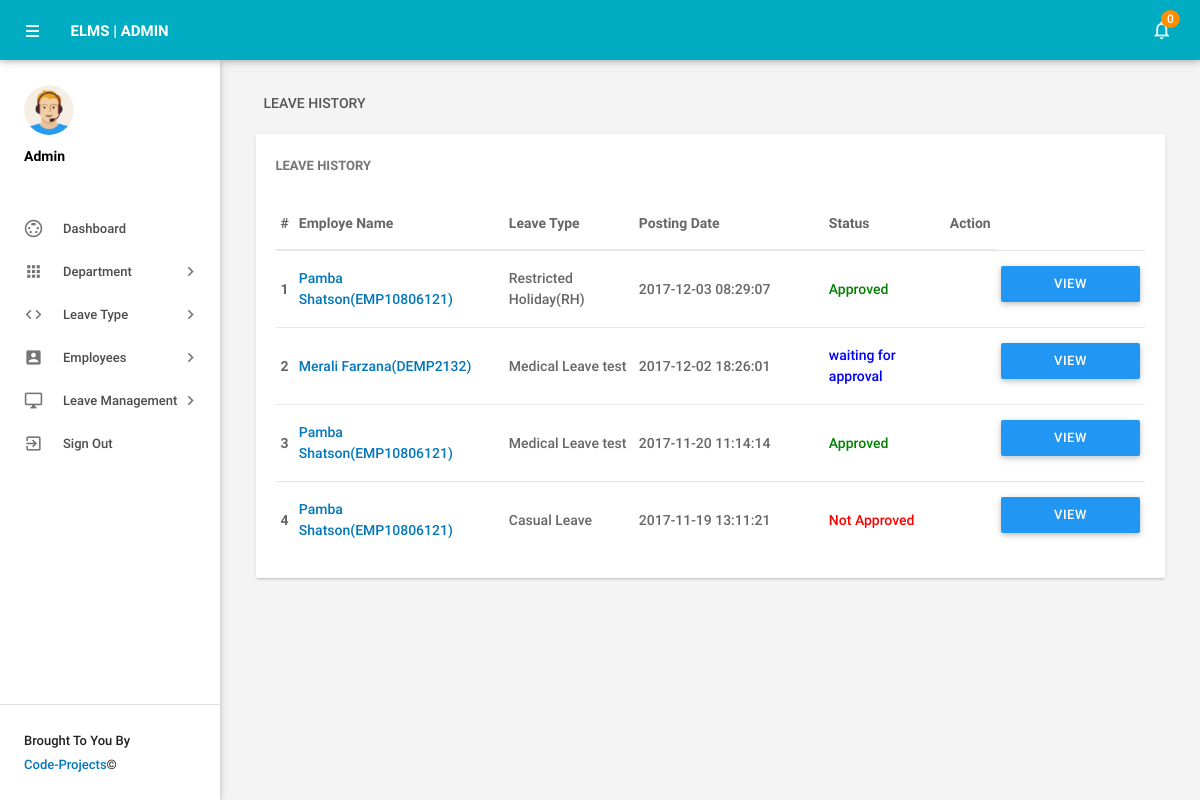
The page /admin/leaves.php (signed in) on the database its author committed.
### tables this page shows
CREATE TABLE IF NOT EXISTS `tblleaves` (
  `id` int(11) NOT NULL,
  `LeaveType` varchar(110) NOT NULL,
  `ToDate` varchar(120) NOT NULL,
  `FromDate` varchar(120) NOT NULL,
  `Description` mediumtext NOT NULL,
  `PostingDate` timestamp NOT NULL DEFAULT CURRENT_TIMESTAMP,
  `AdminRemark` mediumtext,
  `AdminRemarkDate` varchar(120) DEFAULT NULL,
  `Status` int(1) NOT NULL,
  `IsRead` int(1) NOT NULL,
  `empid` int(11) DEFAULT NULL
);

CREATE TABLE IF NOT EXISTS `tblemployees` (
  `id` int(11) NOT NULL,
  `EmpId` varchar(100) NOT NULL,
  `FirstName` varchar(150) NOT NULL,
  `LastName` varchar(150) NOT NULL,
  `EmailId` varchar(200) NOT NULL,
  `Password` varchar(180) NOT NULL,
  `Gender` varchar(100) NOT NULL,
  `Dob` varchar(100) NOT NULL,
  `Department` varchar(255) NOT NULL,
  `Address` varchar(255) NOT NULL,
  `City` varchar(200) NOT NULL,
  `Country` varchar(150) NOT NULL,
  `Phonenumber` char(11) NOT NULL,
  `Status` int(1) NOT NULL,
  `RegDate` timestamp NOT NULL DEFAULT CURRENT_TIMESTAMP
);

### admin/leaves.php (the view, shortened to what this page needs)
<?php
include('includes/config.php');
if(strlen($_SESSION['alogin'])==0)
    {
header('location:index.php');
}
else{
 ?>
<!DOCTYPE html>
<html lang="en">
    <head>
        <link type="text/css" rel="stylesheet" href="../assets/plugins/materialize/css/materialize.min.css"/>
        <link href="../assets/plugins/material-preloader/css/materialPreloader.min.css" rel="stylesheet">
        <link href="../assets/plugins/datatables/css/jquery.dataTables.min.css" rel="stylesheet">
                <link href="../assets/plugins/google-code-prettify/prettify.css" rel="stylesheet" type="text/css"/>
        <link href="../assets/css/alpha.min.css" rel="stylesheet" type="text/css"/>
        <link href="../assets/css/custom.css" rel="stylesheet" type="text/css"/>
    </head>
    <body>
       <?php include('includes/header.php');?>
       <?php include('includes/sidebar.php');?>
            <main class="mn-inner">
                <div class="row">
                    <div class="col s12">
                        <div class="page-title">Leave History</div>
                    </div>
                    <div class="col s12 m12 l12">
                        <div class="card">
                            <div class="card-content">
                                <span class="card-title">Leave History</span>
                                <table id="example" class="display responsive-table ">
                                    <thead>
                                        <tr>
                                            <th>#</th>
                                            <th width="200">Employe Name</th>
                                            <th width="120">Leave Type</th>
                                             <th width="180">Posting Date</th>
                                            <th>Status</th>
                                            <th align="center">Action</th>
                                        </tr>
                                    </thead>
                                    <tbody>
<?php $sql = "SELECT tblleaves.id as lid,tblemployees.FirstName,tblemployees.LastName,tblemployees.EmpId,tblemployees.id,tblleaves.LeaveType,tblleaves.PostingDate,tblleaves.Status from tblleaves join tblemployees on tblleaves.empid=tblemployees.id order by lid desc";
$query = $dbh -> prepare($sql);
$query->execute();
$results=$query->fetchAll(PDO::FETCH_OBJ);
$cnt=1;
if($query->rowCount() > 0)
{
foreach($results as $result)
{
      ?>
                                        <tr>
                                            <td> <b><?php echo htmlentities($cnt);?></b></td>
                                              <td><a href="editemployee.php?empid=<?php echo htmlentities($result->id);?>" target="_blank"><?php echo htmlentities($result->FirstName." ".$result->LastName);?>(<?php echo htmlentities($result->EmpId);?>)</a></td>
                                            <td><?php echo htmlentities($result->LeaveType);?></td>
                                            <td><?php echo htmlentities($result->PostingDate);?></td>
                                                                       <td><?php $stats=$result->Status;
if($stats==1){
                                             ?>
                                                 <span style="color: green">Approved</span>
                                                 <?php } if($stats==2)  { ?>
                                                <span style="color: red">Not Approved</span>
                                                 <?php } if($stats==0)  { ?>
 <span style="color: blue">waiting for approval</span>
 <?php } ?>
                                             </td>
          <td>
           <td><a href="leave-details.php?leaveid=<?php echo htmlentities($result->lid);?>" class="waves-effect waves-light btn blue m-b-xs"  > View Details</a></td>
                                    </tr>
                                         <?php $cnt++;} }?>
                                    </tbody>
                                </table>
                            </div>
                        </div>
                    </div>
                </div>
            </main>
        </div>
        <div class="left-sidebar-hover"></div>
    </body>
</html>
<?php } ?>

### rows shown on the page
tblleaves: tblemployees.FirstName+LastName "Pamba Shatson", tblemployees.EmpId "EMP10806121", LeaveType "Restricted Holiday(RH)", PostingDate "2017-12-03 08:29:07", Status "Approved"
tblleaves: tblemployees.FirstName+LastName "Merali Farzana", tblemployees.EmpId "DEMP2132", LeaveType "Medical Leave test", PostingDate "2017-12-02 18:26:01", Status "waiting for approval"
tblleaves: tblemployees.FirstName+LastName "Pamba Shatson", tblemployees.EmpId "EMP10806121", LeaveType "Medical Leave test", PostingDate "2017-11-20 11:14:14", Status "Approved"
tblleaves: tblemployees.FirstName+LastName "Pamba Shatson", tblemployees.EmpId "EMP10806121", LeaveType "Casual Leave", PostingDate "2017-11-19 13:11:21", Status "Not Approved"

### other values the page prints
$unreadcount "0"
